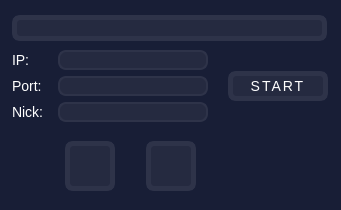
<?xml version="1.0" encoding="UTF-8"?>
<ui version="4.0">
 <class>Dialog</class>
 <widget class="QDialog" name="Dialog">
  <property name="enabled">
   <bool>true</bool>
  </property>
  <property name="geometry">
   <rect>
    <x>0</x>
    <y>0</y>
    <width>341</width>
    <height>210</height>
   </rect>
  </property>
  <property name="sizePolicy">
   <sizepolicy hsizetype="Fixed" vsizetype="Fixed">
    <horstretch>0</horstretch>
    <verstretch>0</verstretch>
   </sizepolicy>
  </property>
  <property name="contextMenuPolicy">
   <enum>Qt::DefaultContextMenu</enum>
  </property>
  <property name="windowTitle">
   <string>Dialog</string>
  </property>
  <property name="layoutDirection">
   <enum>Qt::LeftToRight</enum>
  </property>
  <property name="styleSheet">
   <string notr="true">background-color: rgb(24, 30, 54)
</string>
  </property>
  <widget class="QWidget" name="">
   <property name="geometry">
    <rect>
     <x>12</x>
     <y>12</y>
     <width>316</width>
     <height>115</height>
    </rect>
   </property>
   <layout class="QGridLayout" name="upperLayout">
    <item row="1" column="0">
     <layout class="QFormLayout" name="inputsLayout">
      <item row="0" column="0">
       <layout class="QFormLayout" name="ipLayout">
        <property name="sizeConstraint">
         <enum>QLayout::SetMinimumSize</enum>
        </property>
        <item row="0" column="0">
         <widget class="QLabel" name="ipLabel">
          <property name="minimumSize">
           <size>
            <width>40</width>
            <height>20</height>
           </size>
          </property>
          <property name="maximumSize">
           <size>
            <width>40</width>
            <height>20</height>
           </size>
          </property>
          <property name="styleSheet">
           <string notr="true">QLabel{
	font: 8pt &quot;Segoe UI Emoji&quot;;
	color: #fff;
	font-size: 14px;
	text-align: left;
	margin-left: -200px;	
}
</string>
          </property>
          <property name="text">
           <string>IP:</string>
          </property>
         </widget>
        </item>
        <item row="0" column="1">
         <widget class="QLineEdit" name="ipInput">
          <property name="minimumSize">
           <size>
            <width>150</width>
            <height>20</height>
           </size>
          </property>
          <property name="maximumSize">
           <size>
            <width>150</width>
            <height>20</height>
           </size>
          </property>
          <property name="toolTip">
           <string/>
          </property>
          <property name="styleSheet">
           <string notr="true">QLineEdit{
	color: #fff;
	padding-left: 10px;
	font: 8pt &quot;Segoe UI Emoji&quot;;
	border: 2px solid;
	border-color: #2E3349;
	border-radius: 8px;
	background: #252A40;
}

</string>
          </property>
         </widget>
        </item>
       </layout>
      </item>
      <item row="1" column="0">
       <layout class="QFormLayout" name="portLayout">
        <property name="sizeConstraint">
         <enum>QLayout::SetMinimumSize</enum>
        </property>
        <property name="fieldGrowthPolicy">
         <enum>QFormLayout::AllNonFixedFieldsGrow</enum>
        </property>
        <property name="rowWrapPolicy">
         <enum>QFormLayout::DontWrapRows</enum>
        </property>
        <item row="0" column="0">
         <widget class="QLabel" name="portLabel">
          <property name="sizePolicy">
           <sizepolicy hsizetype="Preferred" vsizetype="Preferred">
            <horstretch>0</horstretch>
            <verstretch>0</verstretch>
           </sizepolicy>
          </property>
          <property name="minimumSize">
           <size>
            <width>40</width>
            <height>20</height>
           </size>
          </property>
          <property name="maximumSize">
           <size>
            <width>40</width>
            <height>20</height>
           </size>
          </property>
          <property name="styleSheet">
           <string notr="true">QLabel{
	font: 8pt &quot;Segoe UI Emoji&quot;;
	color: #fff;
	font-size: 14px;
	padding: 0;
	margin: 0;
}</string>
          </property>
          <property name="text">
           <string>Port:</string>
          </property>
          <property name="alignment">
           <set>Qt::AlignLeading|Qt::AlignLeft|Qt::AlignVCenter</set>
          </property>
          <property name="openExternalLinks">
           <bool>false</bool>
          </property>
         </widget>
        </item>
        <item row="0" column="1">
         <widget class="QLineEdit" name="portInput">
          <property name="minimumSize">
           <size>
            <width>150</width>
            <height>20</height>
           </size>
          </property>
          <property name="maximumSize">
           <size>
            <width>150</width>
            <height>20</height>
           </size>
          </property>
          <property name="styleSheet">
           <string notr="true">QLineEdit{
	color: #fff;
	padding-left: 10px;
	font: 8pt &quot;Segoe UI Emoji&quot;;
	border: 2px solid;
	border-color: #2E3349;
	border-radius: 8px;
	background: #252A40;
}
</string>
          </property>
         </widget>
        </item>
       </layout>
      </item>
      <item row="2" column="0">
       <layout class="QFormLayout" name="nickLayout">
        <property name="sizeConstraint">
         <enum>QLayout::SetMinimumSize</enum>
        </property>
        <item row="0" column="0">
         <widget class="QLabel" name="nickLabel">
          <property name="minimumSize">
           <size>
            <width>40</width>
            <height>20</height>
           </size>
          </property>
          <property name="maximumSize">
           <size>
            <width>40</width>
            <height>20</height>
           </size>
          </property>
          <property name="styleSheet">
           <string notr="true">QLabel{
	font: 8pt &quot;Segoe UI Emoji&quot;;
	color: #fff;
	font-size: 14px;
	text-align: left;
	margin-left: -200px;	
}
</string>
          </property>
          <property name="text">
           <string>Nick:</string>
          </property>
         </widget>
        </item>
        <item row="0" column="1">
         <widget class="QLineEdit" name="nickInput">
          <property name="minimumSize">
           <size>
            <width>150</width>
            <height>20</height>
           </size>
          </property>
          <property name="maximumSize">
           <size>
            <width>150</width>
            <height>20</height>
           </size>
          </property>
          <property name="toolTip">
           <string/>
          </property>
          <property name="styleSheet">
           <string notr="true">QLineEdit{
	color: #fff;
	padding-left: 10px;
	font: 8pt &quot;Segoe UI Emoji&quot;;
	border: 2px solid;
	border-color: #2E3349;
	border-radius: 8px;
	background: #252A40;
}

</string>
          </property>
         </widget>
        </item>
       </layout>
      </item>
     </layout>
    </item>
    <item row="1" column="1">
     <layout class="QGridLayout" name="startBtnLayout">
      <item row="0" column="0">
       <widget class="QPushButton" name="startBtn">
        <property name="minimumSize">
         <size>
          <width>100</width>
          <height>30</height>
         </size>
        </property>
        <property name="maximumSize">
         <size>
          <width>100</width>
          <height>30</height>
         </size>
        </property>
        <property name="styleSheet">
         <string notr="true">QPushButton
{
	font: 8pt &quot;Segoe UI Emoji&quot;;
	color: #fff;
	font-size: 14px;
	background-color: #252A40;
	radius: 8px;
	border-radius: 8px;
	border: 5px solid #2E3349;
	letter-spacing: 2px;
}
QPushButton:hover{
	background-color: #2E3349;
	border: 5px solid #252A40;
}




</string>
        </property>
        <property name="text">
         <string>START</string>
        </property>
       </widget>
      </item>
     </layout>
    </item>
    <item row="0" column="0" colspan="2">
     <widget class="QLineEdit" name="statusBar">
      <property name="maximumSize">
       <size>
        <width>315</width>
        <height>16777215</height>
       </size>
      </property>
      <property name="styleSheet">
       <string notr="true">QLineEdit{
	font: 8pt &quot;Segoe UI Emoji&quot;;
	padding-left: 10px;
	background-color: #252A40;
	border: 5px solid #2E3349;
	color: white;
	radius: 8px;
	border-radius: 8px;
	 selection-background-color: #2E334;
}</string>
      </property>
     </widget>
    </item>
   </layout>
  </widget>
  <widget class="QWidget" name="">
   <property name="geometry">
    <rect>
     <x>40</x>
     <y>140</y>
     <width>181</width>
     <height>53</height>
    </rect>
   </property>
   <layout class="QGridLayout" name="gridBtn">
    <item row="0" column="1">
     <widget class="QPushButton" name="spkBtn">
      <property name="minimumSize">
       <size>
        <width>50</width>
        <height>50</height>
       </size>
      </property>
      <property name="maximumSize">
       <size>
        <width>50</width>
        <height>50</height>
       </size>
      </property>
      <property name="styleSheet">
       <string notr="true">QPushButton
{
	font: 8pt &quot;Segoe UI Emoji&quot;;
	color: #fff;
	font-size: 14px;
	background-color: #252A40;
	radius: 8px;
	border-radius: 8px;
	border: 5px solid #2E3349;
	letter-spacing: 2px;
}
QPushButton:hover{
	background-color: #2E3349;
	border: 5px solid #252A40;
}


</string>
      </property>
      <property name="text">
       <string/>
      </property>
     </widget>
    </item>
    <item row="0" column="0">
     <widget class="QPushButton" name="micBtn">
      <property name="minimumSize">
       <size>
        <width>50</width>
        <height>50</height>
       </size>
      </property>
      <property name="maximumSize">
       <size>
        <width>50</width>
        <height>50</height>
       </size>
      </property>
      <property name="styleSheet">
       <string notr="true">QPushButton
{
	font: 8pt &quot;Segoe UI Emoji&quot;;
	color: #fff;
	font-size: 14px;
	background-color: #252A40;
	radius: 8px;
	border-radius: 8px;
	border: 5px solid #2E3349;
	letter-spacing: 2px;
}
QPushButton:hover{
	background-color: #2E3349;
	border: 5px solid #252A40;
}


</string>
      </property>
      <property name="text">
       <string/>
      </property>
     </widget>
    </item>
   </layout>
  </widget>
 </widget>
 <resources>
  <include location="res.qrc"/>
 </resources>
 <connections/>
</ui>
